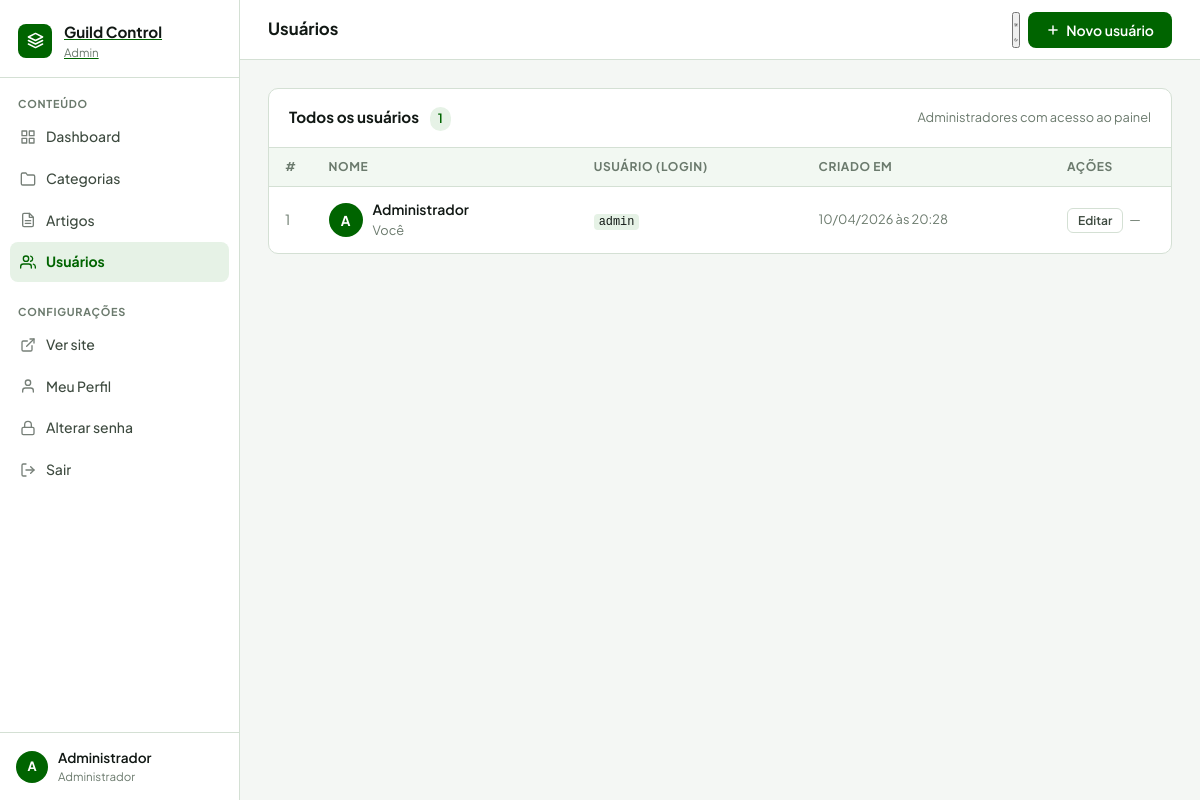
The page /admin/users.php (signed in) on the database its author committed.
### tables this page shows
CREATE TABLE `users` (
  `id` int(11) NOT NULL,
  `name` varchar(100) NOT NULL,
  `username` varchar(100) NOT NULL,
  `password` varchar(255) NOT NULL,
  `created_at` timestamp NOT NULL DEFAULT current_timestamp(),
  `role` enum('admin','editor','viewer') DEFAULT 'editor',
  `last_login` timestamp NULL DEFAULT NULL,
  `last_activity` timestamp NULL DEFAULT NULL,
  `login_attempts` int(11) DEFAULT 0,
  `locked_until` timestamp NULL DEFAULT NULL
);

### admin/users.php (the view, shortened to what this page needs)
<?php
$db     = getDB();
$users = $db->query('SELECT id, name, username, created_at FROM users ORDER BY created_at ASC')->fetchAll();
$topbarActions = '<button class="btn btn-primary" onclick="openModal()">
  <svg width="14" height="14" viewBox="0 0 24 24" fill="none" stroke="currentColor"
       stroke-width="2.5" stroke-linecap="round" stroke-linejoin="round">
    <line x1="12" y1="5" x2="12" y2="19"/><line x1="5" y1="12" x2="19" y2="12"/>
  </svg>
  Novo usuário
</button>';
require __DIR__ . '/_header.php';
?>
<div class="panel">
  <div class="panel-header">
    <h2 class="panel-title">
      Todos os usuários
      <span class="badge" style="margin-left:8px;font-size:.8rem"><?php echo count($users); ?></span>
    </h2>
    <span class="text-muted text-sm">Administradores com acesso ao painel</span>
  </div>
  <?php if (empty($users)): ?>
    <div class="empty-state">
      <svg viewBox="0 0 24 24" fill="none" stroke="currentColor" stroke-width="1.5"
           stroke-linecap="round" stroke-linejoin="round">
        <path d="M17 21v-2a4 4 0 0 0-4-4H5a4 4 0 0 0-4 4v2"/>
        <circle cx="9" cy="7" r="4"/>
        <path d="M23 21v-2a4 4 0 0 0-3-3.87"/>
        <path d="M16 3.13a4 4 0 0 1 0 7.75"/>
      </svg>
      <p>Nenhum usuário cadastrado.</p>
    </div>
  <?php else: ?>
    <table class="table">
      <thead>
        <tr>
          <th width="40">#</th>
          <th>Nome</th>
          <th>Usuário (login)</th>
          <th>Criado em</th>
          <th width="120">Ações</th>
        </tr>
      </thead>
      <tbody>
        <?php foreach ($users as $u): ?>
        <tr>
          <td class="text-muted"><?php echo $u['id']; ?></td>
          <td>
            <div style="display:flex;align-items:center;gap:10px;">
              <div class="user-avatar">
                <?php echo strtoupper(substr($u['name'], 0, 1)); ?>
              </div>
              <div>
                <div style="font-weight:600"><?php echo htmlspecialchars($u['name']); ?></div>
                <?php if ($u['id'] == $_SESSION['admin_id']): ?>
                  <div class="text-muted text-sm">Você</div>
                <?php endif; ?>
              </div>
            </div>
          </td>
          <td><code><?php echo htmlspecialchars($u['username']); ?></code></td>
          <td class="text-muted text-sm"><?php echo date('d/m/Y \à\s H:i', strtotime($u['created_at'])); ?></td>
          <td>
            <div class="action-btns">
              <button class="btn btn-xs btn-outline"
                      onclick="openEditModal(<?php echo $u['id']; ?>, '<?php echo addslashes($u['name']); ?>', '<?php echo addslashes($u['username']); ?>')">
                Editar
              </button>
              <?php if ($u['id'] != $_SESSION['admin_id']): ?>
                <form method="POST" style="display:inline"
                      onsubmit="return confirm('Excluir o usuario \'<?php echo addslashes($u['username']); ?>\'?')">
                  <input type="hidden" name="_action" value="delete"/>
                  <input type="hidden" name="id" value="<?php echo $u['id']; ?>"/>
                  <button type="submit" class="btn btn-xs btn-danger">Excluir</button>
                </form>
              <?php else: ?>
                <span class="text-muted text-sm" title="Nao pode excluir a si mesmo">—</span>
              <?php endif; ?>
            </div>
          </td>
        </tr>
        <?php endforeach; ?>
      </tbody>
    </table>
  <?php endif; ?>
</div>
<?php require __DIR__ . '/_footer.php'; ?>

### admin/css/admin.css (style rules this page uses)
*, *::before, *::after { box-sizing: border-box; margin: 0; padding: 0; }
:root { --green: #006400; --green-mid: #008000; --green-light: #e6f2e6; --green-pale: #f2f8f2; --green-accent: #00a550; --ink: #111814; --ink-2: #3d4a3f; --ink-3: #6b7a6d; --border: #d4e0d4; --white: #ffffff; --bg: #f4f7f4; --red: #dc3545; --red-light: #fde8ea; --sidebar-w: 240px; --topbar-h: 60px; --radius: 10px; --shadow: 0 1px 4px rgba(0,0,0,.08); --shadow-md: 0 4px 16px rgba(0,0,0,.10); --transition: .18s ease; }
html { scroll-behavior: smooth; }
body { font-family: 'Plus Jakarta Sans', sans-serif; background: var(--bg); color: var(--ink); min-height: 100vh; font-size: 14px; line-height: 1.55; }
code { font-size: .85em; background: var(--green-light); padding: 1px 5px; border-radius: 4px; }
.panel { background: var(--white); border: 1px solid var(--border); border-radius: var(--radius); margin-bottom: 24px; overflow: hidden; }
.panel-header { display: flex; align-items: center; justify-content: space-between; padding: 16px 20px; border-bottom: 1px solid var(--border); gap: 12px; }
.panel-title { font-size: .95rem; font-weight: 700; color: var(--ink); }
.table { width: 100%; border-collapse: collapse; }
.table th { text-align: left; padding: 10px 16px; font-size: .75rem; font-weight: 700; text-transform: uppercase; letter-spacing: .05em; color: var(--ink-3); border-bottom: 1px solid var(--border); background: var(--green-pale); }
.table td { padding: 12px 16px; border-bottom: 1px solid var(--border); vertical-align: middle; }
.table tr:last-child td { border-bottom: none; }
.action-btns { display: flex; gap: 6px; align-items: center; }
.badge { display: inline-block; background: var(--green-light); color: var(--green); border-radius: 100px; padding: 2px 8px; font-size: .75rem; font-weight: 600; }
.btn { display: inline-flex; align-items: center; gap: 6px; border: none; border-radius: 8px; padding: 9px 18px; font-family: inherit; font-size: .875rem; font-weight: 600; cursor: pointer; transition: var(--transition); text-decoration: none; white-space: nowrap; }
.btn-primary { background: var(--green); color: var(--white); }
.btn-outline { background: none; border: 1px solid var(--border); color: var(--ink-2); }
.btn-xs { padding: 4px 10px; font-size: .75rem; border-radius: 6px; }
.text-muted { color: var(--ink-3); }
.text-sm { font-size: .8rem; }

### admin/users.php (style rules this page uses)
.user-avatar { width: 34px; height: 34px; border-radius: 50%; background: var(--green); color: #fff; display: grid; place-items: center; font-size: .85rem; font-weight: 700; flex-shrink: 0; }

### rows shown on the page
users: id "1", name "A", name "Administrador", shows "Você", username "admin", created_at "10/04/2026 às 20:28"

### other values the page prints
substr($_SESSION['admin_name'] ?? 'A', 0, 1) "A"
$_SESSION['admin_name'] "Administrador"
$pageTitle "Usuários"
count($users) "1"
